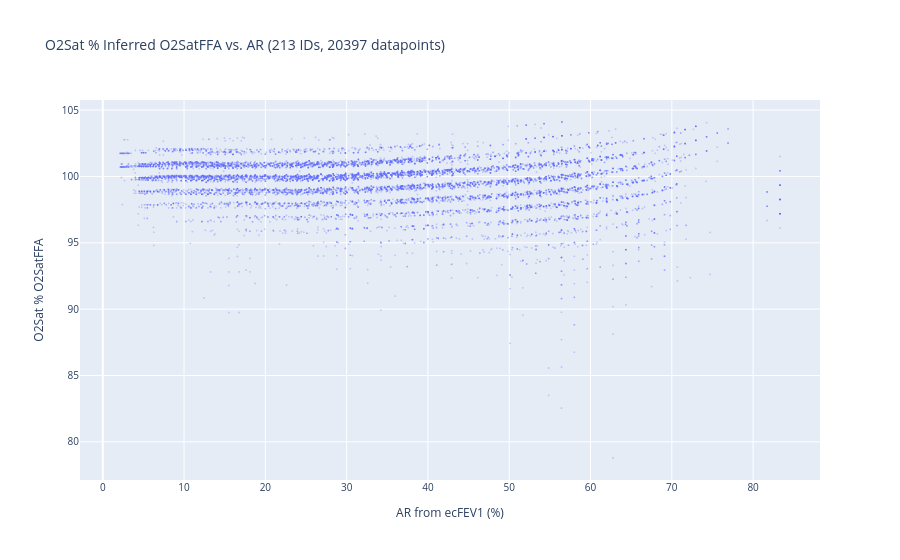

The notebook cell saved with this chart:
### Code cell
title = (
    f"O2Sat % Inferred O2SatFFA vs. AR ({df.ID.nunique()} IDs, {len(df)} datapoints)"
)
fig = px.scatter(
    df,
    x="AR from ecFEV1 (%)",
    # y="O2SatFFA from ecFEV1 (%)",
    y="O2Sat % O2SatFFA",
    title=title,
    hover_data=["ID", "ecFEV1"],
)
# Reduce marker size
fig.update_traces(marker=dict(size=2), opacity=0.3)
fig.update_layout(font=dict(size=10))
fig.show()

### Figure 1 — Plotly figure (JSON) as saved in the notebook; plotly's stock layout.template omitted (floating-point values rounded to 4 significant figures; data arrays with more than 128 entries replaced by an {"elided": "..."} marker saying what was removed)
{"data": [{"customdata": {"elided": "20397x2 mixed values"}, "hovertemplate": "AR from ecFEV1 (%)=%{x}<br>O2Sat % O2SatFFA=%{y}<br>ID=%{customdata[0]}<br>ecFEV1=%{customdata[1]}<extra></extra>", "legendgroup": "", "marker": {"color": "#636efa", "size": 2, "symbol": "circle"}, "mode": "markers", "name": "", "opacity": 0.3, "showlegend": false, "type": "scattergl", "x": {"elided": "20397 float values"}, "xaxis": "x", "y": {"elided": "20397 float values"}, "yaxis": "y"}], "layout": {"font": {"size": 10}, "legend": {"tracegroupgap": 0}, "title": {"text": "O2Sat % Inferred O2SatFFA vs. AR (213 IDs, 20397 datapoints)"}, "xaxis": {"anchor": "y", "domain": [0, 1], "title": {"text": "AR from ecFEV1 (%)"}}, "yaxis": {"anchor": "x", "domain": [0, 1], "title": {"text": "O2Sat % O2SatFFA"}}}}
